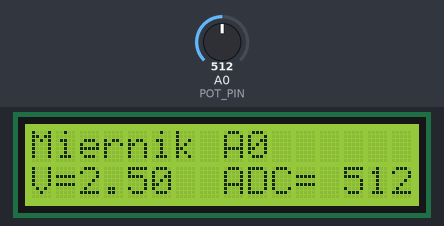
Simulated run of this sketch. Board: Arduino Uno, built with avr-gcc and run on an emulated ATmega328P. On the bench: 16×2 character LCD. The test bench sets the inputs (shaded band); at power-on: A0 (POT_PIN) = 512. What the sketch prints to the serial monitor is not drawn.

Above: at 1.2 s.
1.3 s: A0 (POT_PIN) set to 716
At 2.5 s:
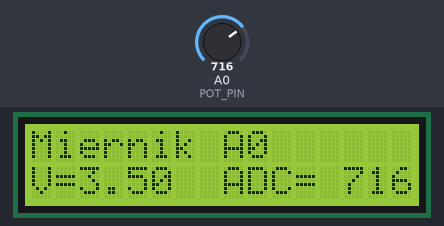
2.8 s: A0 (POT_PIN) set to 900
At 3.7 s:
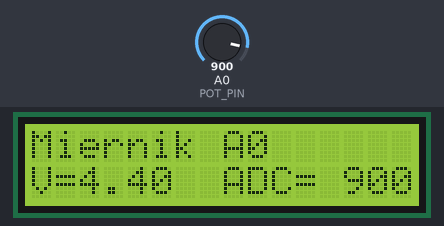
4.3 s: A0 (POT_PIN) set to 1023
At 4.8 s:
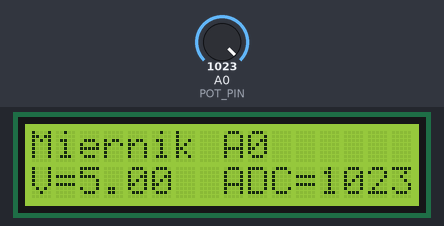
Timing chart, 0 to 7.3 s (numbered marks = the images above; inputs shaded):
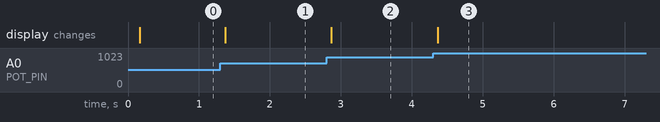

The sketch:

l04_z02.ino
```cpp
#include <Wire.h>
#include <LiquidCrystal_I2C.h>

LiquidCrystal_I2C lcd(0x27, 16, 2);

const int POT_PIN = A0;
const float VREF = 5.0;
const unsigned long UPDATE_MS = 150;

char lastLine[17] = {0};

void trimLeadingSpaces(char *s) {
  int i = 0;
  int len = strlen(s);
  while (i < len && s[i] == ' ') i++;
  if (i > 0) {
    memmove(s, s + i, len - i + 1);
  }
}

void setup() {
  lcd.init();
  lcd.backlight();
  lcd.clear();

  lcd.setCursor(0, 0);
  lcd.print("Miernik A0");

  Serial.begin(9600);
}

void loop() {
  static unsigned long lastMillis = 0;
  unsigned long now = millis();
  if (now - lastMillis < UPDATE_MS) return;
  lastMillis = now;

  int adc = analogRead(POT_PIN);
  float voltage = adc * (VREF / 1023.0);

  char vnum[8];
  dtostrf(voltage, 0, 2, vnum);
  trimLeadingSpaces(vnum);

  char leftBuf[9];
  snprintf(leftBuf, sizeof(leftBuf), "V=%s", vnum);

  char rightBuf[9];
  snprintf(rightBuf, sizeof(rightBuf), "ADC=%4d", adc);

  char line[17];
  snprintf(line, sizeof(line), "%-8s%8s", leftBuf, rightBuf);
  line[16] = '\0';

  if (strcmp(line, lastLine) != 0) {
    lcd.setCursor(0, 1);
    lcd.print(line);
    strcpy(lastLine, line);
  }

  char vstrPlot[12];
  dtostrf(voltage, 0, 3, vstrPlot);
  trimLeadingSpaces(vstrPlot);

  char plotLine[32];
  sprintf(plotLine, "Voltage:%s,ADC:%d", vstrPlot, adc);
  Serial.println(plotLine);
}
```

Measured:
- after the input at 1.3 s, the display: changes after 0.07 s (image 1)
- after the input at 2.8 s, the display: changes after 0.07 s (image 2)
- after the input at 4.3 s, the display: changes after 0.07 s (image 3)
